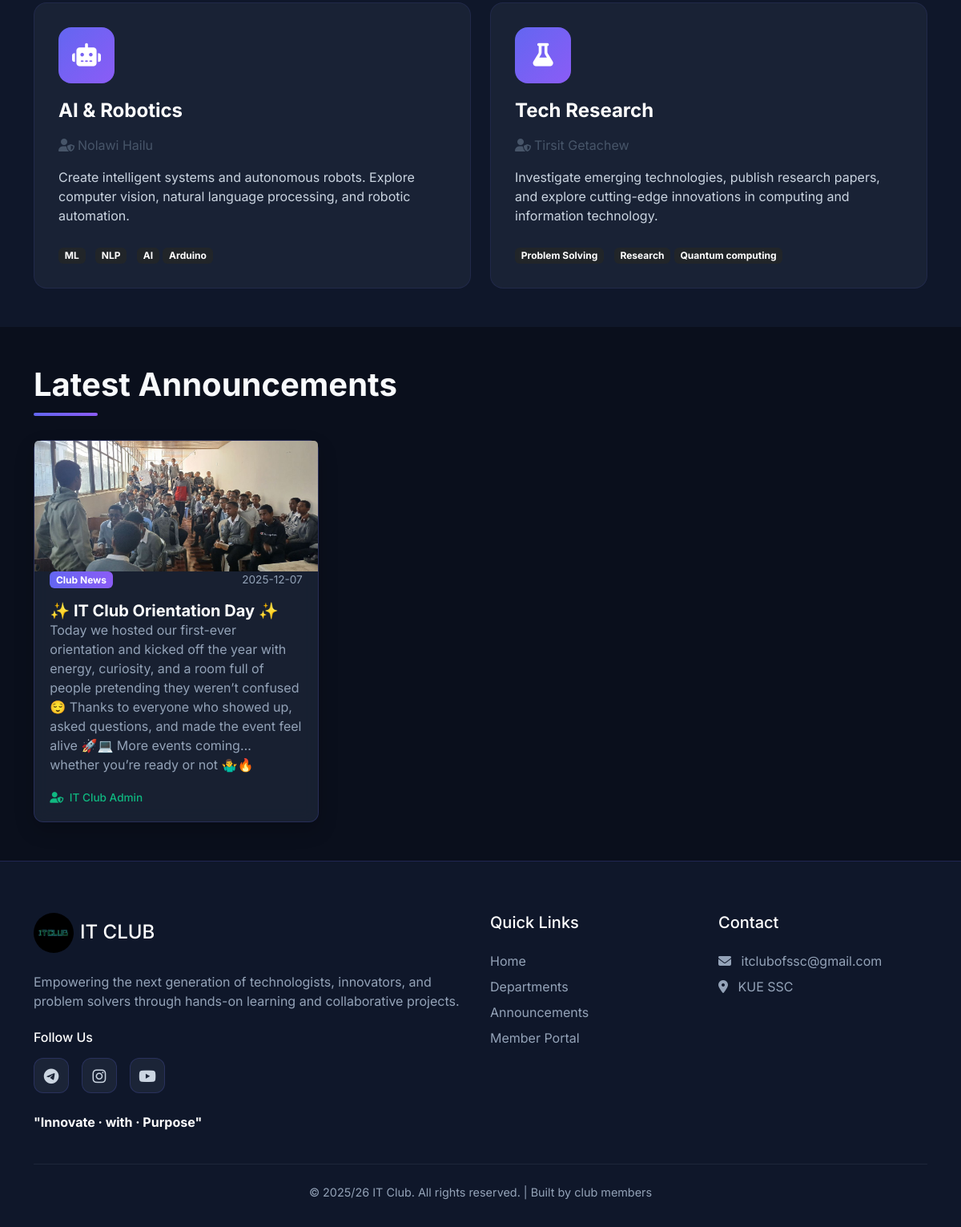
Page /home (lower part) on the earlier database version.
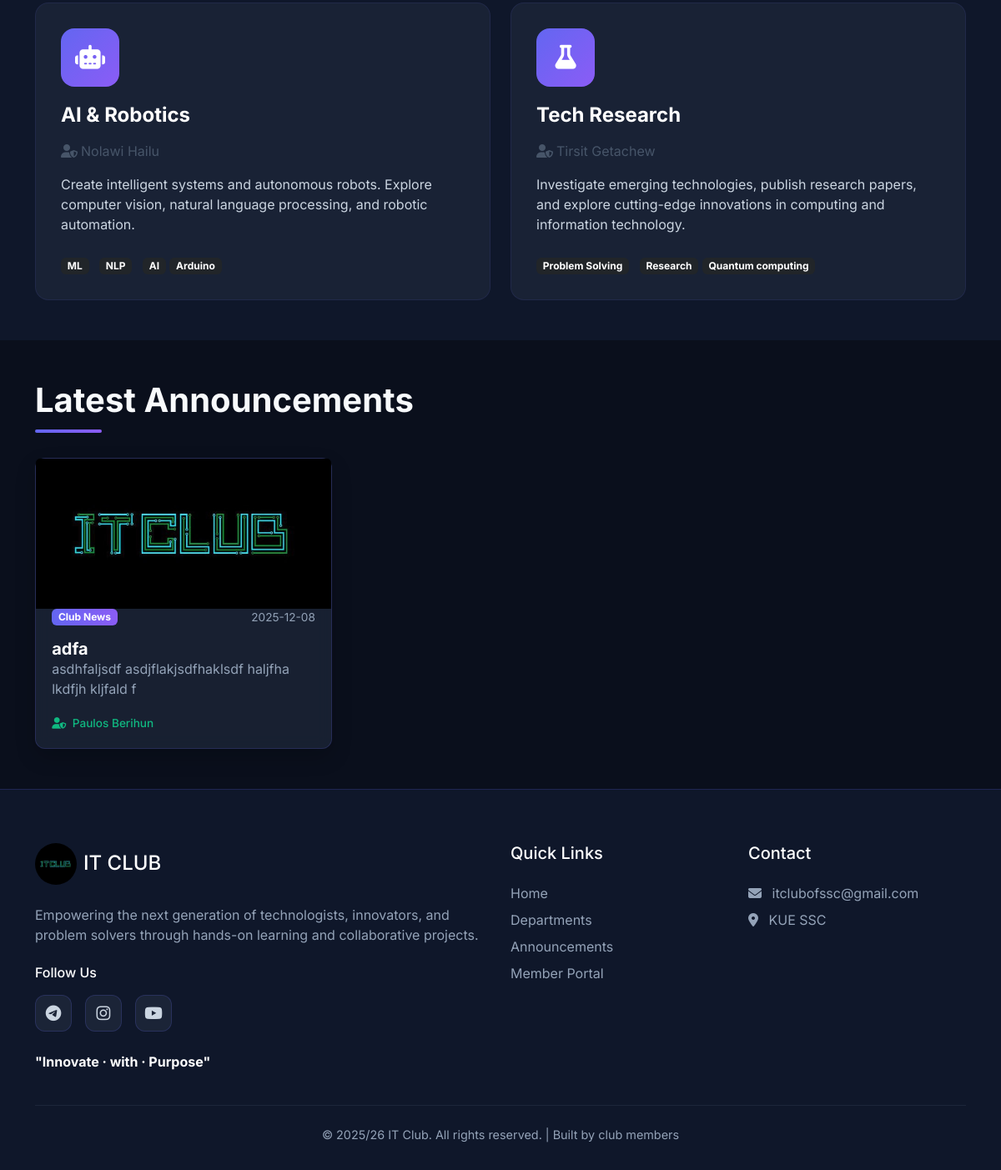
Same page on the later database version.
### tables this page shows
CREATE TABLE announcements (
        id INTEGER PRIMARY KEY AUTOINCREMENT,
        title TEXT NOT NULL,
        content TEXT NOT NULL,
        author_id INTEGER,
        is_public INTEGER DEFAULT 1,
        created_at TIMESTAMP DEFAULT CURRENT_TIMESTAMP, poster TEXT,
        FOREIGN KEY (author_id) REFERENCES admins (id)
    );

CREATE TABLE admins (
        id INTEGER PRIMARY KEY AUTOINCREMENT,
        full_name TEXT NOT NULL,
        username TEXT UNIQUE NOT NULL,
        email TEXT UNIQUE NOT NULL,
        password TEXT NOT NULL,
        role TEXT NOT NULL,
        created_at TIMESTAMP DEFAULT CURRENT_TIMESTAMP
    , profile_picture TEXT);

### app.py (the view)
@app.route('/home')
def home():
    db = get_db()
    rows = db.execute('''
        SELECT a.*, ad.full_name as author_name
        FROM announcements a
        LEFT JOIN admins ad ON a.author_id = ad.id
        WHERE a.is_public = 1
        ORDER BY a.created_at DESC
        LIMIT 5
    ''').fetchall()
    announcements = []
    for r in rows:
        d = row_to_dict(r)
        if not d:
            continue
        d['poster'] = resolve_media_path(d.get('poster'))
        if not d.get('author_name'):
            author = db.execute('SELECT full_name FROM admins WHERE id = ?', (d.get('author_id'),)).fetchone()
            d['author_name'] = author['full_name'] if author else 'IT Club Admin'
        announcements.append(d)
    return render_template('main/index.html', announcements=announcements)

### app.py (called while the page is built)
def get_db():
    if 'db' not in g:
        g.db = sqlite3.connect(app.config['DATABASE'])
        g.db.row_factory = sqlite3.Row
    return g.db

def row_to_dict(row):
	if row is None:
		return None
	try:
		return {k: row[k] for k in row.keys()}
	except Exception:
		try:
			return dict(row)
		except Exception:
			return row

def resolve_media_path(val):
	if not val:
		return None
	val = str(val)
	if val.startswith('http://') or val.startswith('https://') or val.startswith('/'):
		return val
	return url_for('static', filename=val)

### templates/main/index.html (shortened to what the changed rows need)
<!DOCTYPE html>
<html lang="en">
<head>
    <link href="https://cdn.jsdelivr.net/npm/bootstrap@5.3.0-alpha1/dist/css/bootstrap.min.css" rel="stylesheet">
    <link rel="stylesheet" href="https://cdnjs.cloudflare.com/ajax/libs/font-awesome/6.4.0/css/all.min.css">
    <link rel="stylesheet" href="{{ url_for('static', filename='css/main.css') }}">
</head>
<body>
    <section id="announcements" class="py-5" style="background-color: var(--darker-color);">
        <div class="container">
            <h2 class="section-title">Latest Announcements</h2>
            {% if announcements %}
            <div class="row g-4">
                {% for announcement in announcements %}
                <div class="col-md-4">
                    <div class="card announcement-card h-100">
                        {% if announcement.poster %}
                        <img src="{{ announcement.poster }}" alt="poster" class="card-img-top" style="max-height:180px; object-fit:cover; width:100%;">
                        {% endif %}
                        <div class="card-body">
                            <div class="d-flex justify-content-between align-items-start mb-3">
                              <span class="badge" style="background: linear-gradient(to right, var(--primary-color), var(--secondary-color));">Club News</span>
                              <small class="announcement-date">{{ announcement.created_at[:10] if announcement.created_at else "Recent" }}</small>
                            </div>
                            <h5 class="card-title fw-bold text-white">{{ announcement.title }}</h5>
                            <div class="card-text" style="color: #94a3b8;">
                              {{ announcement.content | safe }}
                            </div>
                            <div class="mt-3">
                                <small class="announcement-author">
                                    <i class="fas fa-user-shield me-1"></i>
                                    {{ announcement.author_name or "IT Club Admin" }}
                                </small>
                            </div>
                        </div>
                    </div>
                </div>
                {% endfor %}
            </div>
            {% endif %}
        </div>
    </section>
</body>
</html>

Differences in the rows shown:
removed announcements: poster (picture), created_at "2025-12-07", title "✨ IT Club Orientation Day ✨", content "Today we hosted our first-ever orientation and kicked off the year with energy, curiosity, and a room full of people pretending they weren’t confused 😌 Thanks to everyone who showed up, asked questions, and made the event feel alive 🚀💻 More events coming… whether you’re ready or not 🤷‍♂️🔥", author_name "IT Club Admin"
added announcements: poster (picture), created_at "2025-12-08", title "adfa", content "asdhfaljsdf asdjflakjsdfhaklsdf haljfha lkdfjh kljfald f", full_name "Paulos Berihun"
